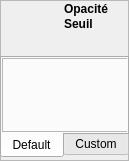
<?xml version="1.0" encoding="UTF-8"?>
<ui version="4.0">
 <class>BrushPanel</class>
 <widget class="QWidget" name="BrushPanel">
  <property name="geometry">
   <rect>
    <x>0</x>
    <y>0</y>
    <width>129</width>
    <height>161</height>
   </rect>
  </property>
  <property name="windowTitle">
   <string>Form</string>
  </property>
  <widget class="QFrame" name="Frame">
   <property name="geometry">
    <rect>
     <x>0</x>
     <y>0</y>
     <width>129</width>
     <height>161</height>
    </rect>
   </property>
   <property name="frameShape">
    <enum>QFrame::StyledPanel</enum>
   </property>
   <property name="frameShadow">
    <enum>QFrame::Raised</enum>
   </property>
   <widget class="QLabel" name="label_opacity">
    <property name="geometry">
     <rect>
      <x>64</x>
      <y>0</y>
      <width>57</width>
      <height>17</height>
     </rect>
    </property>
    <property name="autoFillBackground">
     <bool>false</bool>
    </property>
    <property name="styleSheet">
     <string notr="true">font: 75 10pt &quot;Calibri&quot;;
font-weight: bold;</string>
    </property>
    <property name="text">
     <string>Opacité</string>
    </property>
   </widget>
   <widget class="QLabel" name="label_seuil">
    <property name="geometry">
     <rect>
      <x>64</x>
      <y>16</y>
      <width>57</width>
      <height>16</height>
     </rect>
    </property>
    <property name="autoFillBackground">
     <bool>false</bool>
    </property>
    <property name="styleSheet">
     <string notr="true">font: 75 10pt &quot;Calibri&quot;;
font-weight: bold;</string>
    </property>
    <property name="text">
     <string>Seuil</string>
    </property>
   </widget>
   <widget class="QTabWidget" name="Brushes">
    <property name="geometry">
     <rect>
      <x>0</x>
      <y>56</y>
      <width>129</width>
      <height>102</height>
     </rect>
    </property>
    <property name="mouseTracking">
     <bool>true</bool>
    </property>
    <property name="focusPolicy">
     <enum>Qt::NoFocus</enum>
    </property>
    <property name="contextMenuPolicy">
     <enum>Qt::NoContextMenu</enum>
    </property>
    <property name="acceptDrops">
     <bool>false</bool>
    </property>
    <property name="tabPosition">
     <enum>QTabWidget::South</enum>
    </property>
    <property name="tabShape">
     <enum>QTabWidget::Rounded</enum>
    </property>
    <property name="currentIndex">
     <number>0</number>
    </property>
    <property name="elideMode">
     <enum>Qt::ElideRight</enum>
    </property>
    <property name="usesScrollButtons">
     <bool>false</bool>
    </property>
    <property name="documentMode">
     <bool>false</bool>
    </property>
    <property name="movable">
     <bool>true</bool>
    </property>
    <property name="tabBarAutoHide">
     <bool>false</bool>
    </property>
    <widget class="QWidget" name="Default">
     <property name="contextMenuPolicy">
      <enum>Qt::DefaultContextMenu</enum>
     </property>
     <attribute name="title">
      <string>Default</string>
     </attribute>
     <widget class="QFrame" name="DefaultFrame">
      <property name="geometry">
       <rect>
        <x>0</x>
        <y>0</y>
        <width>129</width>
        <height>74</height>
       </rect>
      </property>
      <property name="frameShape">
       <enum>QFrame::StyledPanel</enum>
      </property>
      <property name="frameShadow">
       <enum>QFrame::Raised</enum>
      </property>
     </widget>
    </widget>
    <widget class="QWidget" name="Custom">
     <attribute name="title">
      <string>Custom</string>
     </attribute>
    </widget>
   </widget>
   <zorder>Brushes</zorder>
   <zorder>label_opacity</zorder>
   <zorder>label_seuil</zorder>
  </widget>
 </widget>
 <resources/>
 <connections/>
</ui>
